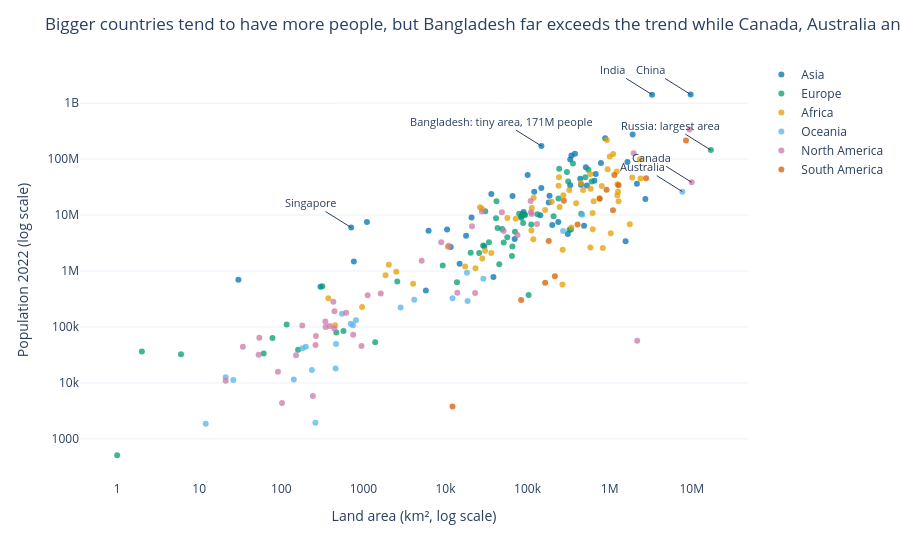

The notebook cell this image was saved under:
### Markdown cell above
**Chart choice & justification:** *Which chart did you choose, and why? Justify design choices.

*YOUR ANSWER HERE* Now it's a relationship between two numeric variables, and there are a large number of countries, so a scatter plot fits perfectly. Otherwise, some countries like China and India would squash everything in the space. Both axes use a log scale because area and population span many orders of magnitude, and annotations name the countries that break the pattern.

### Code cell
# Q3
# YOUR CODE HERE

fig = px.scatter(df, x='Area', y='2022 Population', color='Continent', color_discrete_map=okabe,
                 log_x=True, log_y=True, hover_name='Country', opacity=0.75, template='plotly_white')

labels = {'Bangladesh':'Bangladesh: tiny area, 171M people', 'Russia':'Russia: largest area',
          'Canada':'Canada', 'Australia':'Australia', 'Singapore':'Singapore', 'India':'India', 'China':'China'}
for c, txt in labels.items():
    r = df[df['Country']==c].iloc[0]
    fig.add_annotation(x=np.log10(r['Area']), y=np.log10(r['2022 Population']),   # log axes need log10 positions
                       text=txt, showarrow=True, arrowhead=0, ax=-40, ay=-25, font=dict(size=11))

fig.update_layout(title='Bigger countries tend to have more people, but Bangladesh far exceeds the trend while Canada, Australia and Russia fall well below it',
                  legend=dict(title=None))
fig.update_xaxes(title='Land area (km², log scale)', showgrid=False)
fig.update_yaxes(title='Population 2022 (log scale)')
fig.show()

### Figure 1 — Plotly figure (JSON) as saved in the notebook; plotly's stock layout.template omitted (floating-point values rounded to 4 significant figures)
{"data": [{"hovertemplate": "<b>%{hovertext}</b><br><br>Continent=Asia<br>Area=%{x}<br>2022 Population=%{y}<extra></extra>", "hovertext": ["Afghanistan", "Armenia", "Azerbaijan", "Bahrain", "Bangladesh", "Bhutan", "Brunei", "Cambodia", "China", "Georgia", "Hong Kong", "India", "Indonesia", "Iran", "Iraq", "Israel", "Japan", "Jordan", "Kazakhstan", "Kuwait", "Kyrgyzstan", "Laos", "Lebanon", "Macau", "Malaysia", "Maldives", "Mongolia", "Myanmar", "Nepal", "North Korea", "Oman", "Pakistan", "Palestine", "Philippines", "Qatar", "Saudi Arabia", "Singapore", "South Korea", "Sri Lanka", "Syria", "Taiwan", "Tajikistan", "Thailand", "Timor-Leste", "Turkey", "Turkmenistan", "United Arab Emirates", "Uzbekistan", "Vietnam", "Yemen"], "legendgroup": "Asia", "marker": {"color": "#0072B2", "opacity": 0.75, "symbol": "circle"}, "mode": "markers", "name": "Asia", "orientation": "v", "showlegend": true, "type": "scatter", "x": [652230, 29743, 86600, 765, 147570, 38394, 5765, 181035, 9706961, 69700, 1104, 3287590, 1904569, 1648195, 438317, 20770, 377930, 89342, 2724900, 17818, 199951, 236800, 10452, 30, 330803, 300, 1564110, 676578, 147181, 120538, 309500, 881912, 6220, 342353, 11586, 2149690, 710, 100210, 65610, 185180, 36193, 143100, 513120, 14874, 783562, 488100, 83600, 447400, 331212, 527968], "xaxis": "x", "y": [41128771, 2780469, 10358074, 1472233, 171186372, 782455, 449002, 16767842, 1425887337, 3744385, 7488865, 1417173173, 275501339, 88550570, 44496122, 9038309, 123951692, 11285869, 19397998, 4268873, 6630623, 7529475, 5489739, 695168, 33938221, 523787, 3398366, 54179306, 30547580, 26069416, 4576298, 235824862, 5250072, 115559009, 2695122, 36408820, 5975689, 51815810, 21832143, 22125249, 23893394, 9952787, 71697030, 1341296, 85341241, 6430770, 9441129, 34627652, 98186856, 33696614], "yaxis": "y"}, {"hovertemplate": "<b>%{hovertext}</b><br><br>Continent=Europe<br>Area=%{x}<br>2022 Population=%{y}<extra></extra>", "hovertext": ["Albania", "Andorra", "Austria", "Belarus", "Belgium", "Bosnia and Herzegovina", "Bulgaria", "Croatia", "Cyprus", "Czech Republic", "Denmark", "Estonia", "Faroe Islands", "Finland", "France", "Germany", "Gibraltar", "Greece", "Guernsey", "Hungary", "Iceland", "Ireland", "Isle of Man", "Italy", "Jersey", "Latvia", "Liechtenstein", "Lithuania", "Luxembourg", "Malta", "Moldova", "Monaco", "Montenegro", "Netherlands", "North Macedonia", "Norway", "Poland", "Portugal", "Romania", "Russia", "San Marino", "Serbia", "Slovakia", "Slovenia", "Spain", "Sweden", "Switzerland", "Ukraine", "United Kingdom", "Vatican City"], "legendgroup": "Europe", "marker": {"color": "#009E73", "opacity": 0.75, "symbol": "circle"}, "mode": "markers", "name": "Europe", "orientation": "v", "showlegend": true, "type": "scatter", "x": [28748, 468, 83871, 207600, 30528, 51209, 110879, 56594, 9251, 78865, 43094, 45227, 1393, 338424, 551695, 357114, 6, 131990, 78, 93028, 103000, 70273, 572, 301336, 116, 64559, 160, 65300, 2586, 316, 33846, 2, 13812, 41850, 25713, 323802, 312679, 92090, 238391, 17098242, 61, 88361, 49037, 20273, 505992, 450295, 41284, 603500, 242900, 1], "xaxis": "x", "y": [2842321, 79824, 8939617, 9534954, 11655930, 3233526, 6781953, 4030358, 1251488, 10493986, 5882261, 1326062, 53090, 5540745, 64626628, 83369843, 32649, 10384971, 63301, 9967308, 372899, 5023109, 84519, 59037474, 110778, 1850651, 39327, 2750055, 647599, 533286, 3272996, 36469, 627082, 17564014, 2093599, 5434319, 39857145, 10270865, 19659267, 144713314, 33660, 7221365, 5643453, 2119844, 47558630, 10549347, 8740472, 39701739, 67508936, 510], "yaxis": "y"}, {"hovertemplate": "<b>%{hovertext}</b><br><br>Continent=Africa<br>Area=%{x}<br>2022 Population=%{y}<extra></extra>", "hovertext": ["Algeria", "Angola", "Benin", "Botswana", "Burkina Faso", "Burundi", "Cameroon", "Cape Verde", "Central African Republic", "Chad", "Comoros", "Djibouti", "DR Congo", "Egypt", "Equatorial Guinea", "Eritrea", "Eswatini", "Ethiopia", "Gabon", "Gambia", "Ghana", "Guinea", "Guinea-Bissau", "Ivory Coast", "Kenya", "Lesotho", "Liberia", "Libya", "Madagascar", "Malawi", "Mali", "Mauritania", "Mauritius", "Mayotte", "Morocco", "Mozambique", "Namibia", "Niger", "Nigeria", "Republic of the Congo", "Reunion", "Rwanda", "Sao Tome and Principe", "Senegal", "Seychelles", "Sierra Leone", "Somalia", "South Africa", "South Sudan", "Sudan", "Tanzania", "Togo", "Tunisia", "Uganda", "Western Sahara", "Zambia", "Zimbabwe"], "legendgroup": "Africa", "marker": {"color": "#E69F00", "opacity": 0.75, "symbol": "circle"}, "mode": "markers", "name": "Africa", "orientation": "v", "showlegend": true, "type": "scatter", "x": [2381741, 1246700, 112622, 582000, 272967, 27834, 475442, 4033, 622984, 1284000, 1862, 23200, 2344858, 1002450, 28051, 117600, 17364, 1104300, 267668, 10689, 238533, 245857, 36125, 322463, 580367, 30355, 111369, 1759540, 587041, 118484, 1240192, 1030700, 2040, 374, 446550, 801590, 825615, 1267000, 923768, 342000, 2511, 26338, 964, 196722, 452, 71740, 637657, 1221037, 619745, 1886068, 945087, 56785, 163610, 241550, 266000, 752612, 390757], "xaxis": "x", "y": [44903225, 35588987, 13352864, 2630296, 22673762, 12889576, 27914536, 593149, 5579144, 17723315, 836774, 1120849, 99010212, 110990103, 1674908, 3684032, 1201670, 123379924, 2388992, 2705992, 33475870, 13859341, 2105566, 28160542, 54027487, 2305825, 5302681, 6812341, 29611714, 20405317, 22593590, 4736139, 1299469, 326101, 37457971, 32969517, 2567012, 26207977, 218541212, 5970424, 974052, 13776698, 227380, 17316449, 107118, 8605718, 17597511, 59893885, 10913164, 46874204, 65497748, 8848699, 12356117, 47249585, 575986, 20017675, 16320537], "yaxis": "y"}, {"hovertemplate": "<b>%{hovertext}</b><br><br>Continent=Oceania<br>Area=%{x}<br>2022 Population=%{y}<extra></extra>", "hovertext": ["American Samoa", "Australia", "Cook Islands", "Fiji", "French Polynesia", "Guam", "Kiribati", "Marshall Islands", "Micronesia", "Nauru", "New Caledonia", "New Zealand", "Niue", "Northern Mariana Islands", "Palau", "Papua New Guinea", "Samoa", "Solomon Islands", "Tokelau", "Tonga", "Tuvalu", "Vanuatu", "Wallis and Futuna"], "legendgroup": "Oceania", "marker": {"color": "#56B4E9", "opacity": 0.75, "symbol": "circle"}, "mode": "markers", "name": "Oceania", "orientation": "v", "showlegend": true, "type": "scatter", "x": [199, 7692024, 236, 18272, 4167, 549, 811, 181, 702, 21, 18575, 270467, 260, 464, 459, 462840, 2842, 28896, 12, 747, 26, 12189, 142], "xaxis": "x", "y": [44273, 26177413, 17011, 929766, 306279, 171774, 131232, 41569, 114164, 12668, 289950, 5185288, 1934, 49551, 18055, 10142619, 222382, 724273, 1871, 106858, 11312, 326740, 11572], "yaxis": "y"}, {"hovertemplate": "<b>%{hovertext}</b><br><br>Continent=North America<br>Area=%{x}<br>2022 Population=%{y}<extra></extra>", "hovertext": ["Anguilla", "Antigua and Barbuda", "Aruba", "Bahamas", "Barbados", "Belize", "Bermuda", "British Virgin Islands", "Canada", "Cayman Islands", "Costa Rica", "Cuba", "Curacao", "Dominica", "Dominican Republic", "El Salvador", "Greenland", "Grenada", "Guadeloupe", "Guatemala", "Haiti", "Honduras", "Jamaica", "Martinique", "Mexico", "Montserrat", "Nicaragua", "Panama", "Puerto Rico", "Saint Barthelemy", "Saint Kitts and Nevis", "Saint Lucia", "Saint Martin", "Saint Pierre and Miquelon", "Saint Vincent and the Grenadines", "Sint Maarten", "Trinidad and Tobago", "Turks and Caicos Islands", "United States", "United States Virgin Islands"], "legendgroup": "North America", "marker": {"color": "#CC79A7", "opacity": 0.75, "symbol": "circle"}, "mode": "markers", "name": "North America", "orientation": "v", "showlegend": true, "type": "scatter", "x": [91, 442, 180, 13943, 430, 22966, 54, 151, 9984670, 264, 51100, 109884, 444, 751, 48671, 21041, 2166086, 344, 1628, 108889, 27750, 112492, 10991, 1128, 1964375, 102, 130373, 75417, 8870, 21, 261, 616, 53, 242, 389, 34, 5130, 948, 9372610, 347], "xaxis": "x", "y": [15857, 93763, 106445, 409984, 281635, 405272, 64184, 31305, 38454327, 68706, 5180829, 11212191, 191163, 72737, 11228821, 6336392, 56466, 125438, 395752, 17843908, 11584996, 10432860, 2827377, 367507, 127504125, 4390, 6948392, 4408581, 3252407, 10967, 47657, 179857, 31791, 5862, 103948, 44175, 1531044, 45703, 338289857, 99465], "yaxis": "y"}, {"hovertemplate": "<b>%{hovertext}</b><br><br>Continent=South America<br>Area=%{x}<br>2022 Population=%{y}<extra></extra>", "hovertext": ["Argentina", "Bolivia", "Brazil", "Chile", "Colombia", "Ecuador", "Falkland Islands", "French Guiana", "Guyana", "Paraguay", "Peru", "Suriname", "Uruguay", "Venezuela"], "legendgroup": "South America", "marker": {"color": "#D55E00", "opacity": 0.75, "symbol": "circle"}, "mode": "markers", "name": "South America", "orientation": "v", "showlegend": true, "type": "scatter", "x": [2780400, 1098581, 8515767, 756102, 1141748, 276841, 12173, 83534, 214969, 406752, 1285216, 163820, 181034, 916445], "xaxis": "x", "y": [45510318, 12224110, 215313498, 19603733, 51874024, 18001000, 3780, 304557, 808726, 6780744, 34049588, 618040, 3422794, 28301696], "yaxis": "y"}], "layout": {"annotations": [{"arrowhead": 0, "ax": -40, "ay": -25, "font": {"size": 11}, "showarrow": true, "text": "Bangladesh: tiny area, 171M people", "x": 5.169, "y": 8.233}, {"arrowhead": 0, "ax": -40, "ay": -25, "font": {"size": 11}, "showarrow": true, "text": "Russia: largest area", "x": 7.233, "y": 8.161}, {"arrowhead": 0, "ax": -40, "ay": -25, "font": {"size": 11}, "showarrow": true, "text": "Canada", "x": 6.999, "y": 7.585}, {"arrowhead": 0, "ax": -40, "ay": -25, "font": {"size": 11}, "showarrow": true, "text": "Australia", "x": 6.886, "y": 7.418}, {"arrowhead": 0, "ax": -40, "ay": -25, "font": {"size": 11}, "showarrow": true, "text": "Singapore", "x": 2.851, "y": 6.776}, {"arrowhead": 0, "ax": -40, "ay": -25, "font": {"size": 11}, "showarrow": true, "text": "India", "x": 6.517, "y": 9.151}, {"arrowhead": 0, "ax": -40, "ay": -25, "font": {"size": 11}, "showarrow": true, "text": "China", "x": 6.987, "y": 9.154}], "legend": {"title": {}, "tracegroupgap": 0}, "margin": {"t": 60}, "title": {"text": "Bigger countries tend to have more people, but Bangladesh far exceeds the trend while Canada, Australia and Russia fall well below it"}, "xaxis": {"anchor": "y", "domain": [0, 1], "showgrid": false, "title": {"text": "Land area (km², log scale)"}, "type": "log"}, "yaxis": {"anchor": "x", "domain": [0, 1], "title": {"text": "Population 2022 (log scale)"}, "type": "log"}}}
